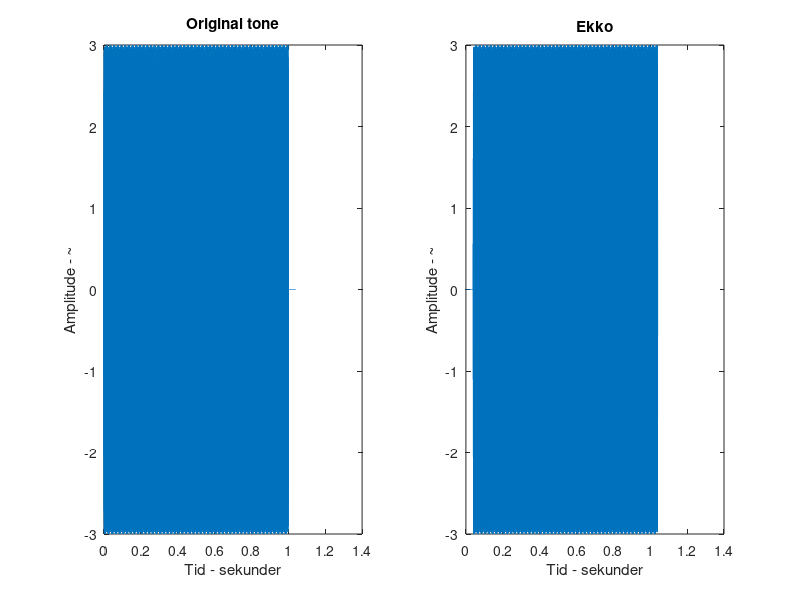
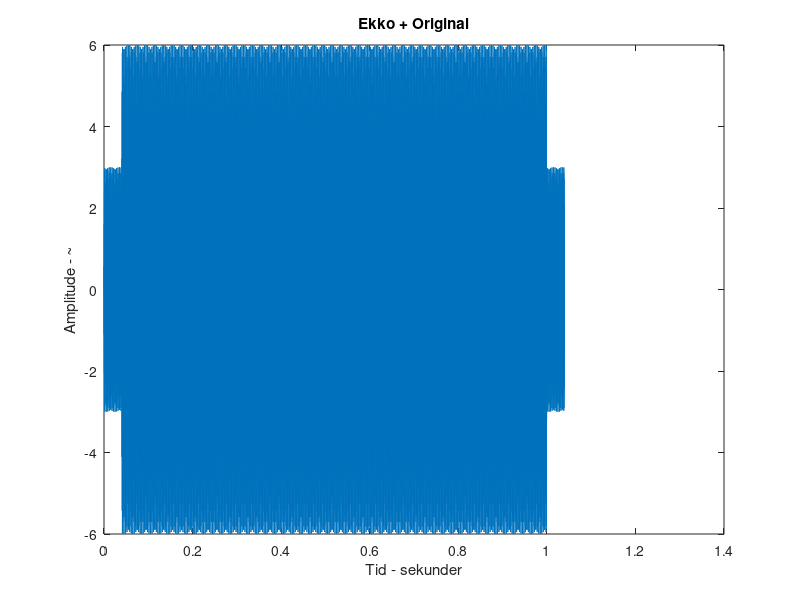

Write the MATLAB code that produced these figures, in order.
clear;
clc;

Fs = 5000; %Samplingsfrekvens
Ts = 1/Fs; % Tid per sampling

length = 1; % Længde i sekunder
Ns = Fs*length; % Antallet af samples
t = [0:Ns-1]*Ts; % Tiden over samplingen

%Tone beskrivelse
f0 = 2350; %440 Hz tone
A = 3; % Amplitude er 3
tone = A * sin(f0*2*pi*t); %Tonen som funktion

e.delay = 40; %ekko med 150 ms forsinkelse
e.Ns = e.delay * (Fs/1000); %Antallet af samples i ekkoet

tone_ekko = [zeros(1,e.Ns), tone]; %Forsinker ved at smide 0'er ind foran
tone_ext = [tone, zeros(1,e.Ns)]; % Forlænger ved at smide 0'er ind bagved

tone_sum = tone_ekko + tone_ext;
ekko_t = [0:Ns+e.Ns-1]*Ts;

figure
subplot(1,2,1)
plot(ekko_t, tone_ext);
title("Original tone");
xlabel("Tid - sekunder");
ylabel("Amplitude - ~");

subplot(1,2,2)
plot(ekko_t, tone_ekko);
title("Ekko");
xlabel("Tid - sekunder");
ylabel("Amplitude - ~");

figure
plot(ekko_t, tone_sum);
title("Ekko + Original");
xlabel("Tid - sekunder");
ylabel("Amplitude - ~");

soundsc(tone_sum, Fs);
